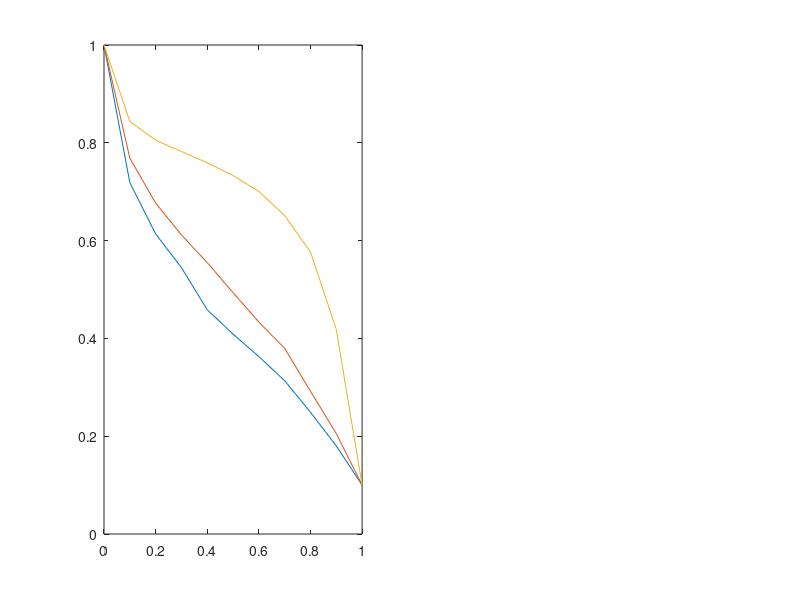

The MATLAB source for this figure: (Note: this script raises an error after producing the figure.)
recall_i = 0:0.1:1.0;
figure(1);
clf;
pr10 = [1.0000    0.7188    0.6138    0.5448    0.4585    0.4088    0.3628    0.3134    0.2490    0.1801    0.1000
1.0000    0.7686    0.6768    0.6115    0.5550    0.4936    0.4334    0.3797    0.2919    0.2054    0.1000
1.0000    0.8436    0.8054    0.7823    0.7591    0.7330    0.7006    0.6510    0.5768    0.4183    0.1000];

pr40 = [1.0000    0.5767    0.4589    0.3738    0.3135    0.2703    0.2331    0.2031    0.1722    0.1383    0.0250
    1.0000    0.6796    0.5637    0.4768    0.4179    0.3639    0.3143    0.2654    0.2194    0.1662    0.0250
    1.0000    0.7184    0.6358    0.5793    0.5322    0.4842    0.4371    0.3928    0.3345    0.2533    0.0250];

subplot(1,2,1); 
plot(recall_i,pr10(1,:),recall_i,pr10(2,:),recall_i,pr10(3,:));
load('~/Desktop/viewpool-retrieval.mat');
hold on;plot(mean(info.recall_i),mean(info.precision_i));
ylabel('Precision');
xlabel('Recall');
title('10 Classes Results','FontSize',20);
legend({'Spherical Harmonic','Light Field','3D ShapeNets','Ours'},'FontSize',20,'Location','southwest');
axis square; grid on;

subplot(1,2,2); 
plot(recall_i,pr40(1,:),recall_i,pr40(2,:),recall_i,pr40(3,:));
load('~/Desktop/viewpool-retrieval-40.mat');
hold on;plot(mean(info.recall_i),mean(info.precision_i));
ylabel('Precision');
xlabel('Recall');
title('40 Classes Results');
legend('Spherical Harmonic','Light Field','3D ShapeNets','Ours');
axis square; grid on;
